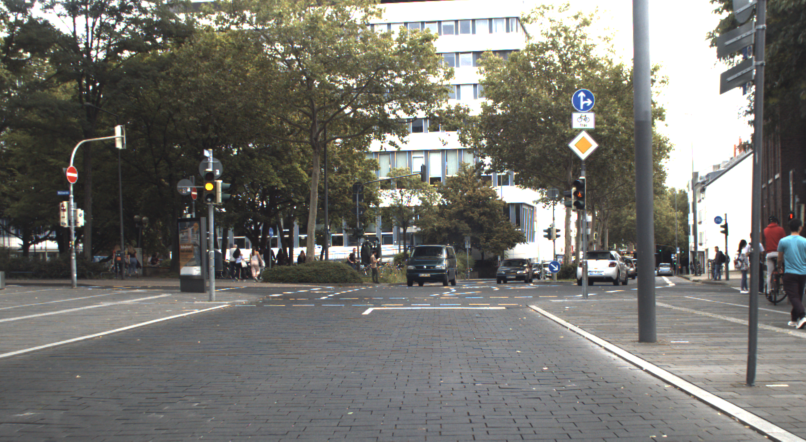
#> input picture tf_serving/image.png, 1612 x 883 px (shown at 1/2 size)
$ python segmentation_mobilenet_serving.py
#> lines starting #> are read from the running program, lines starting #| are printed output that depends on the picture
### tf_serving/img_utils.py
#
#  ==============================================================================
#  MIT License
#
#  Copyright 2022 Institute for Automotive Engineering of RWTH Aachen University.
#
#  Permission is hereby granted, free of charge, to any person obtaining a copy
#  of this software and associated documentation files (the "Software"), to deal
#  in the Software without restriction, including without limitation the rights
#  to use, copy, modify, merge, publish, distribute, sublicense, and/or sell
#  copies of the Software, and to permit persons to whom the Software is
#  furnished to do so, subject to the following conditions:
#
#  The above copyright notice and this permission notice shall be included in all
#  copies or substantial portions of the Software.
#
#  THE SOFTWARE IS PROVIDED "AS IS", WITHOUT WARRANTY OF ANY KIND, EXPRESS OR
#  IMPLIED, INCLUDING BUT NOT LIMITED TO THE WARRANTIES OF MERCHANTABILITY,
#  FITNESS FOR A PARTICULAR PURPOSE AND NONINFRINGEMENT. IN NO EVENT SHALL THE
#  AUTHORS OR COPYRIGHT HOLDERS BE LIABLE FOR ANY CLAIM, DAMAGES OR OTHER
#  LIABILITY, WHETHER IN AN ACTION OF CONTRACT, TORT OR OTHERWISE, ARISING FROM,
#  OUT OF OR IN CONNECTION WITH THE SOFTWARE OR THE USE OR OTHER DEALINGS IN THE
#  SOFTWARE.
#  ==============================================================================
#

import numpy as np
import cv2


def resize_image(img, shape, interpolation=cv2.INTER_CUBIC):

    # resize relevant image axis to length of corresponding target axis while preserving aspect ratio
    axis = 0 if float(shape[0]) / float(img.shape[0]) > float(shape[1]) / float(img.shape[1]) else 1
    factor = float(shape[axis]) / float(img.shape[axis])
    img = cv2.resize(img, (0,0), fx=factor, fy=factor, interpolation=interpolation)

    # crop other image axis to match target shape
    center = img.shape[int(not axis)] / 2.0
    step = shape[int(not axis)] / 2.0
    left = int(center-step)
    right = int(center+step)
    if axis == 0:
        img = img[:, left:right]
    else:
        img = img[left:right, :]

    return img

### tf_serving/segmentation_mobilenet_serving.py
import json
import requests
import numpy as np
from img_utils import resize_image
import cv2
import xml.etree.ElementTree as ET
import time


def segmentation_map_to_rgb(segmentation_map,color_palette):
    """
    Converts segmentation map to a RGB encoding according to self.color_palette
    Eg. 0 (Class 0) -> Pixel value [128, 64, 128] which is on index 0 of self.color_palette
        1 (Class 1) -> Pixel value [244, 35, 232] which is on index 1 of self.color_palette

    self.color_palette has shape [256, 3]. Each index of the first dimension is associated
    with an RGB value. The index corresponds to the class ID.

    :param segmentation_map: ndarray numpy with shape (height, width)
    :return: RGB encoding with shape (height, width, 3)
    """

    ### START CODE HERE ###

    # Task 1:
    # Replace the following command
    #print(segmentation_map)
    rgb_encoding = color_palette[segmentation_map]

    ### END CODE HERE ###
    return rgb_encoding

def parse_convert_xml(conversion_file_path):
    """
    Parse XML conversion file and compute color_palette
    """
#> called with conversion_file_path = 'cityscapes.xml'

    defRoot = ET.parse(conversion_file_path).getroot()
#> (reads tf_serving/cityscapes.xml from the repository)

    color_to_label = {}

    color_palette = np.zeros((256, 3), dtype=np.uint8)
    class_list = np.ones((256), dtype=np.uint8) * 255
    class_names = np.array(["" for _ in range(256)], dtype='<U25')
    for idx, defElement in enumerate(defRoot.findall("SLabel")):
        from_color = np.fromstring(defElement.get("fromColour"), dtype=int, sep=" ")
        to_class = np.fromstring(defElement.get("toValue"), dtype=int, sep=" ")
        class_name = defElement.get('Name').lower()
        if to_class in class_list:
            color_to_label[tuple(from_color)] = int(to_class)
        else:
            color_palette[idx] = from_color
            class_list[idx] = to_class
            class_names[idx] = class_name
            color_to_label[tuple(from_color)] = int(to_class)

    # Sort classes accoring to is train ID
    sort_indexes = np.argsort(class_list)

    class_list = class_list[sort_indexes]
    class_names = class_names[sort_indexes]
    color_palette = color_palette[sort_indexes]

    return color_palette, class_names, color_to_label

def predict_rest(json_data, url):
    json_response = requests.post(url, data=json_data)
    response = json.loads(json_response.text)
    #print(response)
    predictions = np.array(response["predictions"])
    # prediction = tf.squeeze(predictions).numpy()
    prediction = np.squeeze(predictions).tolist()  # Convert to list
    argmax_prediction = np.argmax(prediction, axis=2)
    prediction = segmentation_map_to_rgb(argmax_prediction,color_palette=color_palette).astype(np.uint8)
    #prediction = cv2.cvtColor(prediction,cv2.COLOR_BGR2RGB)

    return prediction

start = time.time()
path_to_xml = 'cityscapes.xml'

#path_to_xml = 'convert.xml'
color_palette, class_names, color_to_label = parse_convert_xml(path_to_xml)

width = 2048
height = 1024

input_img = cv2.imread('image.png')
#> input_img is the input picture: shape (883, 1612, 3); mean B, G, R 111.5, 116.8, 117.8
input_img = resize_image(input_img,[height,width])
#> in resize_image, `img = img[left:right, :]`:
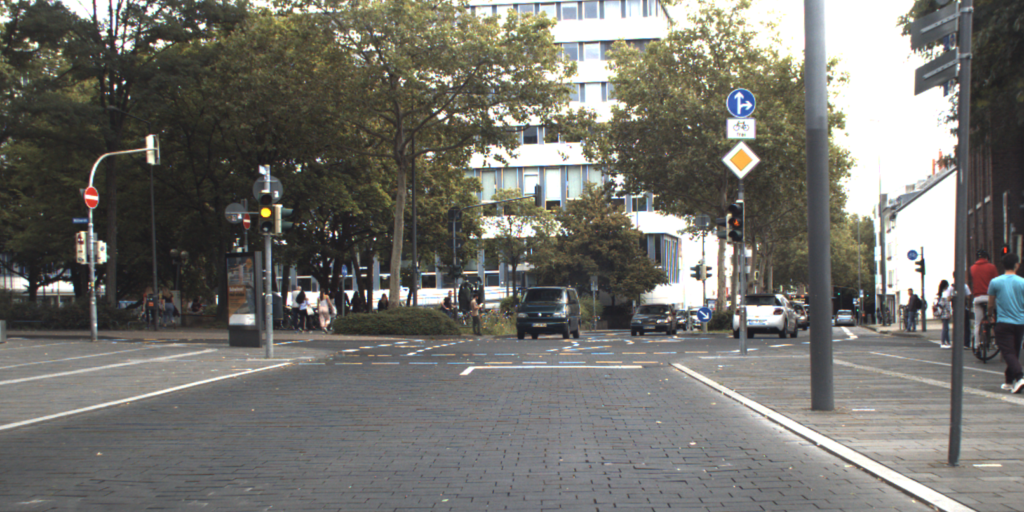
#> img: shape (1024, 2048, 3) (shown at 1/2 size); mean of channels 0, 1, 2 108.4, 113.9, 114.9; drawn as B, G, R


# batched_img = tf.expand_dims(input_img, axis=0)
# batched_img = tf.cast(batched_img, tf.uint8)

batched_img = np.expand_dims(input_img, axis=0)
batched_img = batched_img.astype(np.uint8)
print(f"Batched image shape: {batched_img.shape}")
#| Batched image shape: (1, 1024, 2048, 3)


# model_outputs = model(batched_img)
# print(f"Model output shape: {model_outputs.shape}")
# print(f"Predicted class: {postprocess(model_outputs)}")


### Serving part

data = json.dumps(
    {"signature_name": "serving_default", "instances": batched_img.tolist()}
)


# Docker command for setting up Server :
'''
CHECK README
'''
url = "http://localhost:8501/v1/models/mobilenet:predict"


print("Now using the serving \n")
#> (the run stopped early here; a loop or call above may not have finished)
